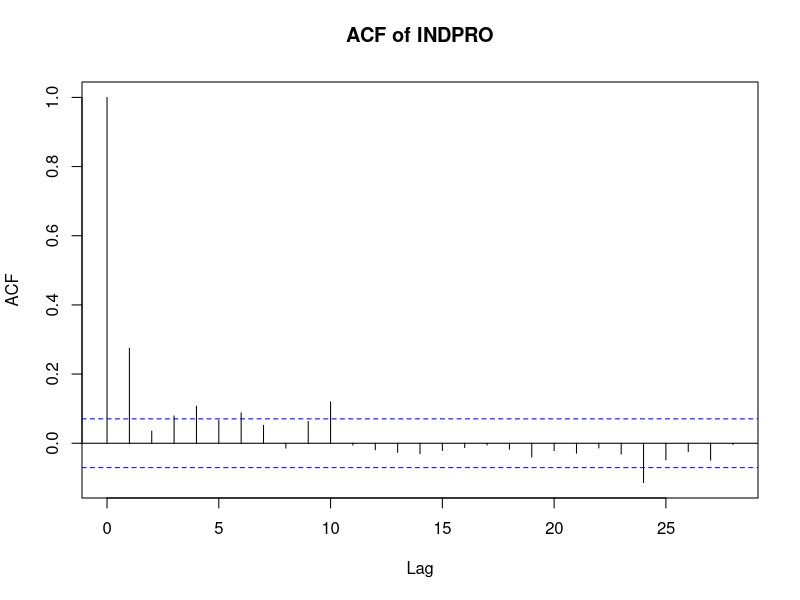
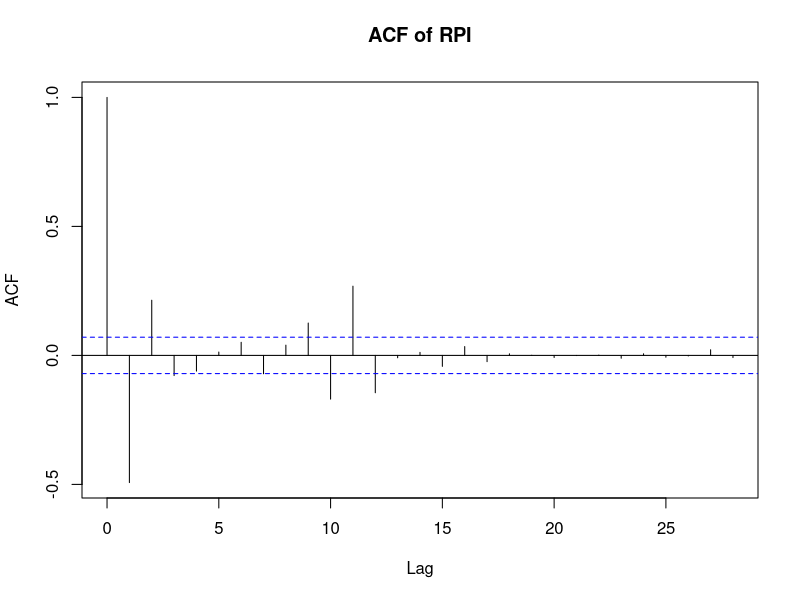
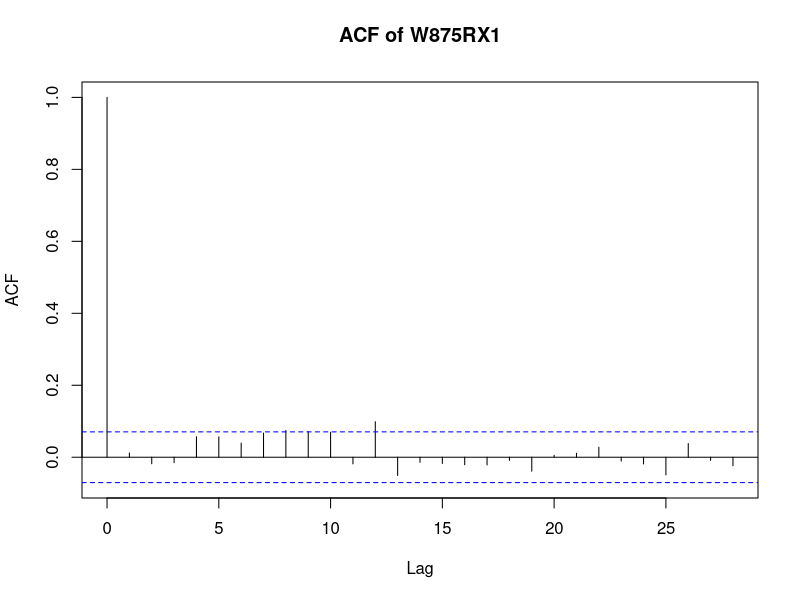
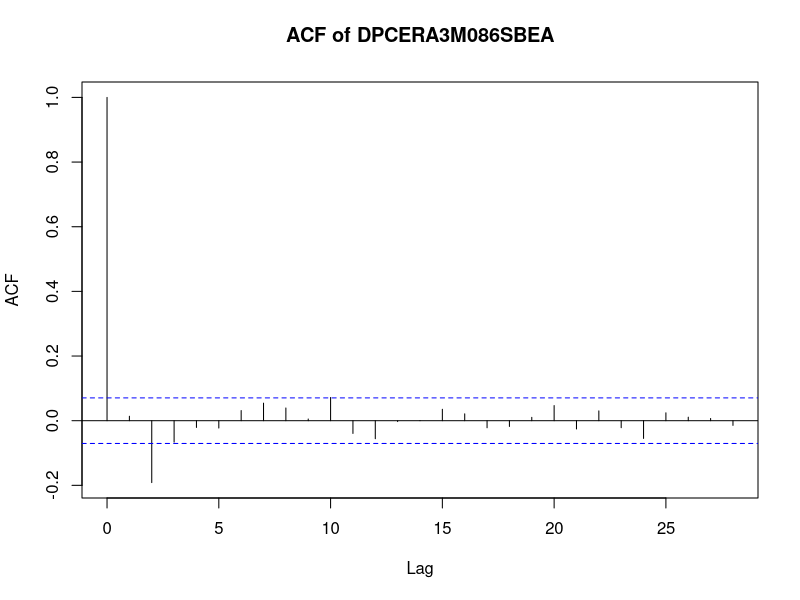
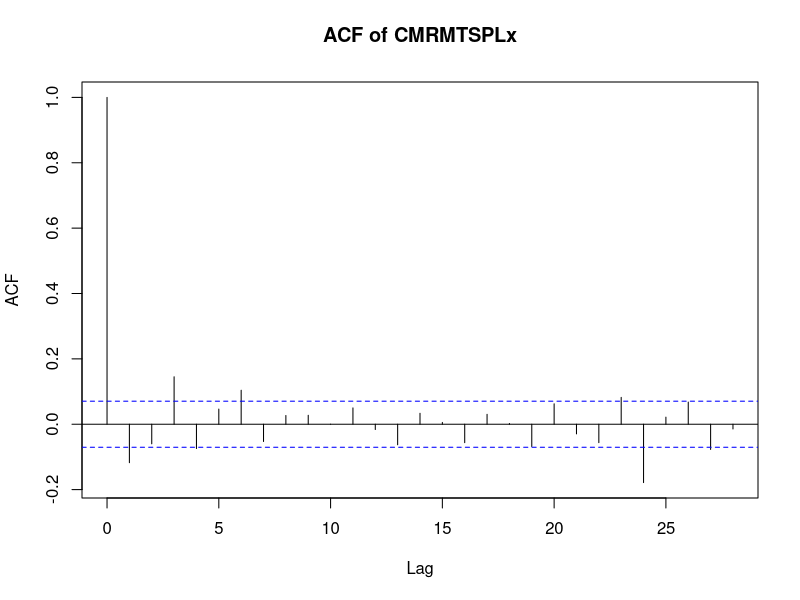
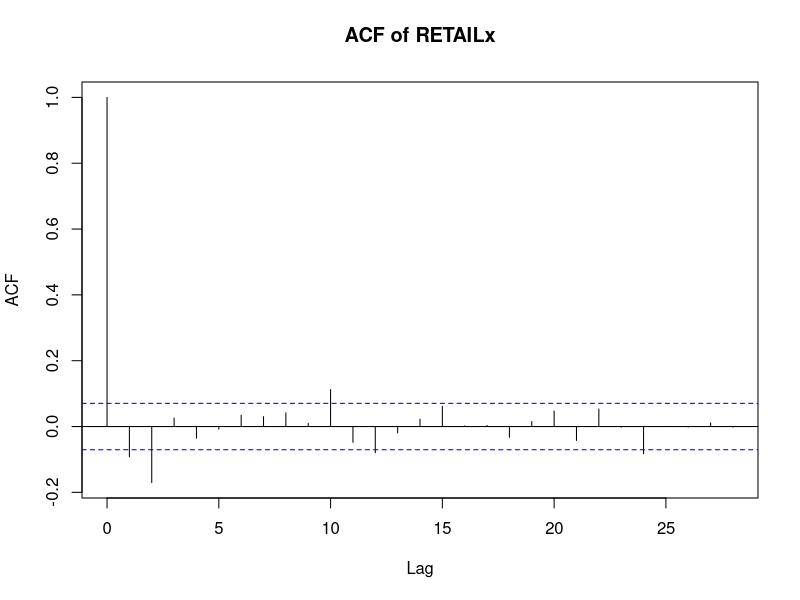
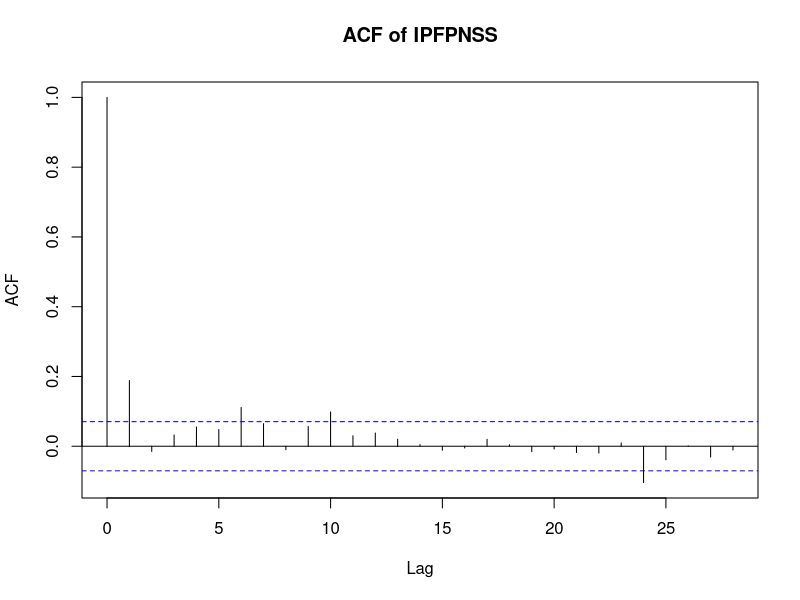
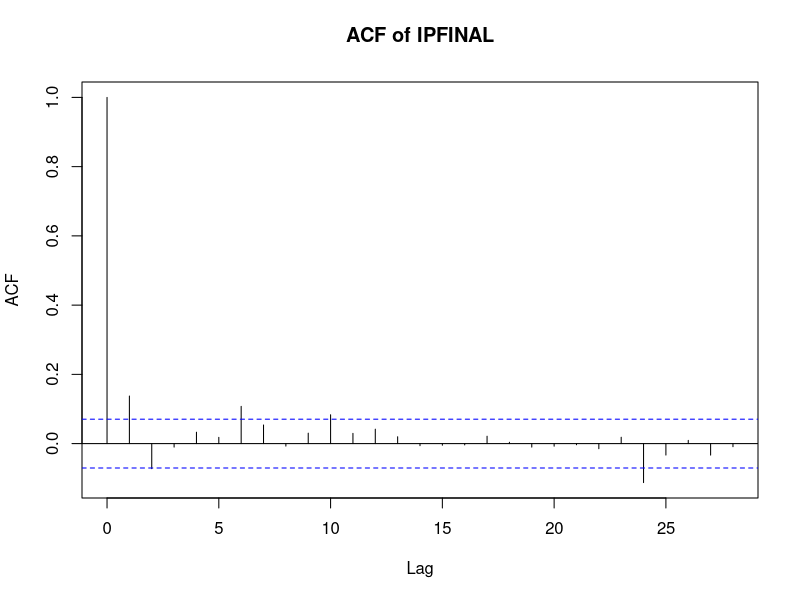

Here is the R script that generated these plots, in order: (Note: this script raises an error after producing the figures.)
library(readxl) 
library(dplyr)
library(ggplot2)
library(corrplot)

Transformed_Dataset <- read_excel("Transformed_Dataset.xlsx")[-1,-1]
Transformed_Dataset <- Transformed_Dataset %>%
  mutate(across(everything(), ~ ifelse(is.na(.), 0, .)))
Transformed_Dataset <- Transformed_Dataset %>%
  mutate(across(everything(), as.numeric))

# Auto Correlation
acf_results <- lapply(Transformed_Dataset, acf, plot = FALSE)  # Calculate autocorrelation for each variable
acf_results

par(mfrow = c(1, 1))  # Adjust this based on how many plots you want to display at once

lapply(names(Transformed_Dataset), function(col) { # Plot the autocorrelation for each variable
  acf(Transformed_Dataset[[col]], main = paste("ACF of", col))
})
  
# Correlation between variables
correlation_matrix <- cor(Transformed_Dataset_numeric, use = "pairwise.complete.obs") # for all variables

subset_data <- Transformed_Dataset[, 1:5]  # Adjust the index as necessary (this is for the first 5 variables)
correlation_matrix_subset <- cor(subset_data, use = "pairwise.complete.obs")
correlation_matrix_subset

# Heatmap of the correlation matrix
corrplot(correlation_matrix_subset, method = "color", type = "upper", 
         tl.col = "black", tl.srt = 45, 
         addCoef.col = "black")  
